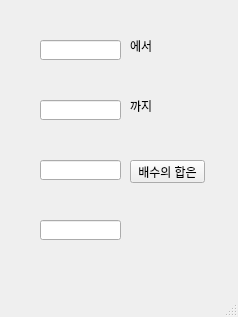
<?xml version="1.0" encoding="UTF-8"?>
<ui version="4.0">
 <class>MainWindow</class>
 <widget class="QMainWindow" name="MainWindow">
  <property name="geometry">
   <rect>
    <x>0</x>
    <y>0</y>
    <width>238</width>
    <height>317</height>
   </rect>
  </property>
  <property name="windowTitle">
   <string>MainWindow</string>
  </property>
  <widget class="QWidget" name="centralwidget">
   <widget class="QLineEdit" name="le1">
    <property name="geometry">
     <rect>
      <x>40</x>
      <y>40</y>
      <width>81</width>
      <height>20</height>
     </rect>
    </property>
   </widget>
   <widget class="QLineEdit" name="le2">
    <property name="geometry">
     <rect>
      <x>40</x>
      <y>100</y>
      <width>81</width>
      <height>20</height>
     </rect>
    </property>
   </widget>
   <widget class="QLineEdit" name="le3">
    <property name="geometry">
     <rect>
      <x>40</x>
      <y>160</y>
      <width>81</width>
      <height>20</height>
     </rect>
    </property>
   </widget>
   <widget class="QLineEdit" name="le4">
    <property name="geometry">
     <rect>
      <x>40</x>
      <y>220</y>
      <width>81</width>
      <height>20</height>
     </rect>
    </property>
   </widget>
   <widget class="QLabel" name="lbl1">
    <property name="geometry">
     <rect>
      <x>130</x>
      <y>40</y>
      <width>56</width>
      <height>12</height>
     </rect>
    </property>
    <property name="text">
     <string>에서</string>
    </property>
   </widget>
   <widget class="QLabel" name="lbl2">
    <property name="geometry">
     <rect>
      <x>130</x>
      <y>100</y>
      <width>56</width>
      <height>12</height>
     </rect>
    </property>
    <property name="text">
     <string>까지</string>
    </property>
   </widget>
   <widget class="QPushButton" name="pbn">
    <property name="geometry">
     <rect>
      <x>130</x>
      <y>160</y>
      <width>75</width>
      <height>23</height>
     </rect>
    </property>
    <property name="text">
     <string>배수의 합은</string>
    </property>
   </widget>
  </widget>
  <widget class="QMenuBar" name="menubar">
   <property name="geometry">
    <rect>
     <x>0</x>
     <y>0</y>
     <width>238</width>
     <height>21</height>
    </rect>
   </property>
  </widget>
  <widget class="QStatusBar" name="statusbar"/>
 </widget>
 <resources/>
 <connections/>
</ui>
